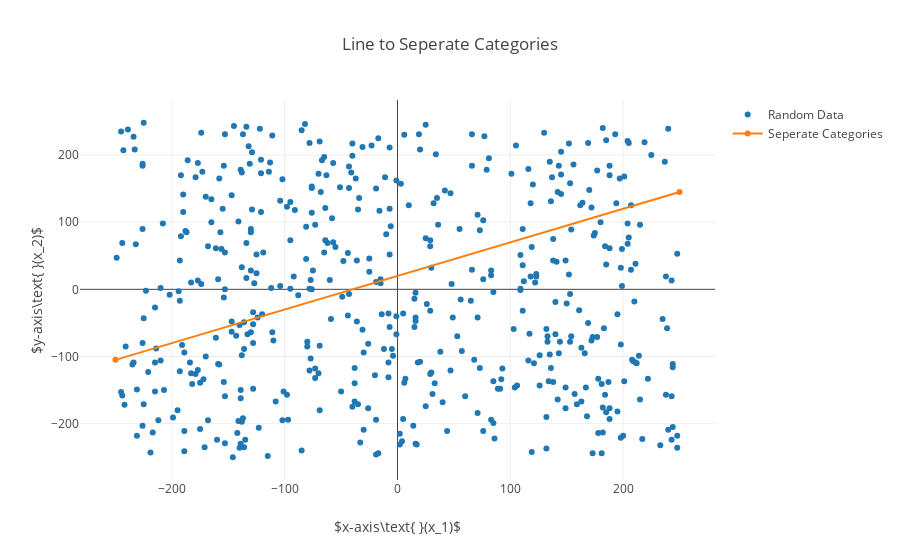

Notebook code cell kept with this figure:
### Markdown cell above
Let's graph a line through the points in which we want to perdict

### Code cell
# Plot a line y=mx+b
x = np.linspace(-250,250,2)
m = 0.5
b = 20
y = m*x+b

line = go.Scatter(
    x = x,
    y = y,
    name = 'Seperate Categories'
)

layout.title = 'Line to Seperate Categories'
fig = go.Figure(data=[graphPoints, line], layout=layout)
plt.iplot(fig)

### Figure 1 — Plotly figure (JSON) as saved in the notebook; plotly's stock layout.template omitted (floating-point values rounded to 4 significant figures; data arrays with more than 128 entries replaced by an {"elided": "..."} marker saying what was removed)
{"data": [{"marker": {"symbol": "circle"}, "mode": "markers", "name": "Random Data", "type": "scatter", "uid": "1727415d-51d7-4102-8329-4eabc9ab556a", "x": {"elided": "500 int values"}, "y": {"elided": "500 int values"}}, {"name": "Seperate Categories", "type": "scatter", "uid": "3b9c7914-350f-48f3-b830-4d7db0e6c031", "x": [-250, 250], "y": [-105, 145]}], "layout": {"autosize": true, "title": {"text": "Line to Seperate Categories"}, "xaxis": {"autorange": true, "range": [-280.3, 280.3], "title": {"text": "$x-axis\\text{ }(x_1)$"}, "type": "linear"}, "yaxis": {"autorange": true, "range": [-286.1, 284.1], "title": {"text": "$y-axis\\text{ }(x_2)$"}, "type": "linear"}}}
